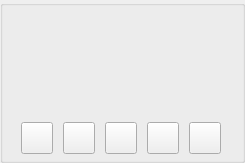
<?xml version="1.0" encoding="UTF-8"?>
<ui version="4.0">
 <class>InputPhotoWidget</class>
 <widget class="QWidget" name="InputPhotoWidget">
  <property name="geometry">
   <rect>
    <x>0</x>
    <y>0</y>
    <width>245</width>
    <height>163</height>
   </rect>
  </property>
  <property name="sizePolicy">
   <sizepolicy hsizetype="Expanding" vsizetype="Preferred">
    <horstretch>0</horstretch>
    <verstretch>0</verstretch>
   </sizepolicy>
  </property>
  <property name="minimumSize">
   <size>
    <width>0</width>
    <height>0</height>
   </size>
  </property>
  <property name="maximumSize">
   <size>
    <width>16777215</width>
    <height>16777215</height>
   </size>
  </property>
  <property name="windowTitle">
   <string>Form</string>
  </property>
  <property name="styleSheet">
   <string notr="true"/>
  </property>
  <layout class="QGridLayout" name="gridLayout_2">
   <property name="leftMargin">
    <number>0</number>
   </property>
   <property name="topMargin">
    <number>0</number>
   </property>
   <property name="rightMargin">
    <number>0</number>
   </property>
   <property name="bottomMargin">
    <number>0</number>
   </property>
   <property name="horizontalSpacing">
    <number>0</number>
   </property>
   <item row="0" column="0">
    <widget class="QGroupBox" name="m_MainGroupBox">
     <layout class="QVBoxLayout" name="verticalLayout">
      <property name="spacing">
       <number>5</number>
      </property>
      <property name="leftMargin">
       <number>5</number>
      </property>
      <property name="topMargin">
       <number>5</number>
      </property>
      <property name="rightMargin">
       <number>5</number>
      </property>
      <property name="bottomMargin">
       <number>5</number>
      </property>
      <item>
       <widget class="QFrame" name="m_PhotoEntryFrame">
        <property name="sizePolicy">
         <sizepolicy hsizetype="Expanding" vsizetype="Expanding">
          <horstretch>0</horstretch>
          <verstretch>0</verstretch>
         </sizepolicy>
        </property>
        <property name="minimumSize">
         <size>
          <width>0</width>
          <height>0</height>
         </size>
        </property>
        <property name="frameShape">
         <enum>QFrame::NoFrame</enum>
        </property>
        <property name="frameShadow">
         <enum>QFrame::Raised</enum>
        </property>
        <layout class="QGridLayout" name="gridLayout">
         <property name="leftMargin">
          <number>2</number>
         </property>
         <property name="topMargin">
          <number>2</number>
         </property>
         <property name="rightMargin">
          <number>2</number>
         </property>
         <property name="bottomMargin">
          <number>2</number>
         </property>
         <property name="spacing">
          <number>2</number>
         </property>
         <item row="0" column="0">
          <widget class="VidWidget" name="m_VidWidget" native="true">
           <property name="sizePolicy">
            <sizepolicy hsizetype="Expanding" vsizetype="Expanding">
             <horstretch>0</horstretch>
             <verstretch>0</verstretch>
            </sizepolicy>
           </property>
           <property name="maximumSize">
            <size>
             <width>16777215</width>
             <height>16777215</height>
            </size>
           </property>
          </widget>
         </item>
        </layout>
       </widget>
      </item>
      <item>
       <widget class="QFrame" name="m_ButtonFrame">
        <property name="sizePolicy">
         <sizepolicy hsizetype="Preferred" vsizetype="Fixed">
          <horstretch>0</horstretch>
          <verstretch>0</verstretch>
         </sizepolicy>
        </property>
        <property name="minimumSize">
         <size>
          <width>0</width>
          <height>42</height>
         </size>
        </property>
        <property name="maximumSize">
         <size>
          <width>16777215</width>
          <height>42</height>
         </size>
        </property>
        <property name="frameShape">
         <enum>QFrame::NoFrame</enum>
        </property>
        <property name="frameShadow">
         <enum>QFrame::Raised</enum>
        </property>
        <layout class="QHBoxLayout" name="horizontalLayout">
         <item>
          <widget class="VxPushButton" name="m_BackButton">
           <property name="sizePolicy">
            <sizepolicy hsizetype="Fixed" vsizetype="Fixed">
             <horstretch>0</horstretch>
             <verstretch>0</verstretch>
            </sizepolicy>
           </property>
           <property name="minimumSize">
            <size>
             <width>32</width>
             <height>32</height>
            </size>
           </property>
           <property name="maximumSize">
            <size>
             <width>32</width>
             <height>32</height>
            </size>
           </property>
           <property name="text">
            <string/>
           </property>
          </widget>
         </item>
         <item>
          <widget class="VxPushButton" name="m_SnapShotButton">
           <property name="sizePolicy">
            <sizepolicy hsizetype="Fixed" vsizetype="Fixed">
             <horstretch>0</horstretch>
             <verstretch>0</verstretch>
            </sizepolicy>
           </property>
           <property name="minimumSize">
            <size>
             <width>32</width>
             <height>32</height>
            </size>
           </property>
           <property name="maximumSize">
            <size>
             <width>32</width>
             <height>32</height>
            </size>
           </property>
           <property name="text">
            <string/>
           </property>
           <property name="iconSize">
            <size>
             <width>32</width>
             <height>32</height>
            </size>
           </property>
          </widget>
         </item>
         <item>
          <widget class="VxPushButton" name="m_RotateCamButton">
           <property name="sizePolicy">
            <sizepolicy hsizetype="Fixed" vsizetype="Fixed">
             <horstretch>0</horstretch>
             <verstretch>0</verstretch>
            </sizepolicy>
           </property>
           <property name="minimumSize">
            <size>
             <width>32</width>
             <height>32</height>
            </size>
           </property>
           <property name="maximumSize">
            <size>
             <width>32</width>
             <height>32</height>
            </size>
           </property>
           <property name="text">
            <string/>
           </property>
           <property name="iconSize">
            <size>
             <width>32</width>
             <height>32</height>
            </size>
           </property>
          </widget>
         </item>
         <item>
          <widget class="VxPushButton" name="m_SelectCamButton">
           <property name="sizePolicy">
            <sizepolicy hsizetype="Fixed" vsizetype="Fixed">
             <horstretch>0</horstretch>
             <verstretch>0</verstretch>
            </sizepolicy>
           </property>
           <property name="minimumSize">
            <size>
             <width>32</width>
             <height>32</height>
            </size>
           </property>
           <property name="maximumSize">
            <size>
             <width>32</width>
             <height>32</height>
            </size>
           </property>
           <property name="text">
            <string/>
           </property>
           <property name="iconSize">
            <size>
             <width>32</width>
             <height>32</height>
            </size>
           </property>
          </widget>
         </item>
         <item>
          <widget class="VxPushButton" name="m_CancelPhotoButton">
           <property name="sizePolicy">
            <sizepolicy hsizetype="Fixed" vsizetype="Fixed">
             <horstretch>0</horstretch>
             <verstretch>0</verstretch>
            </sizepolicy>
           </property>
           <property name="minimumSize">
            <size>
             <width>32</width>
             <height>32</height>
            </size>
           </property>
           <property name="maximumSize">
            <size>
             <width>32</width>
             <height>32</height>
            </size>
           </property>
           <property name="text">
            <string/>
           </property>
           <property name="iconSize">
            <size>
             <width>32</width>
             <height>32</height>
            </size>
           </property>
          </widget>
         </item>
        </layout>
       </widget>
      </item>
     </layout>
    </widget>
   </item>
  </layout>
 </widget>
 <customwidgets>
  <customwidget>
   <class>VxPushButton</class>
   <extends>QPushButton</extends>
   <header>VxPushButton.h</header>
  </customwidget>
  <customwidget>
   <class>VidWidget</class>
   <extends>QWidget</extends>
   <header location="global">VidWidget.h</header>
   <container>1</container>
  </customwidget>
 </customwidgets>
 <resources/>
 <connections/>
</ui>
